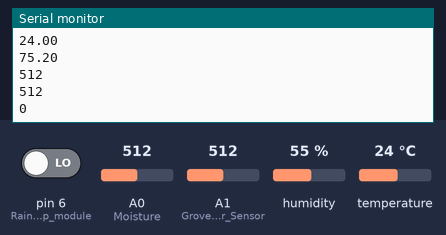
Simulated run of this sketch. Board: Arduino Uno, built with avr-gcc and run on an emulated ATmega328P. On the bench: the last lines printed to the serial monitor. The inputs (shaded band) are chosen by the test bench; at power-on: humidity 55 %, A0 (Moisture) = 512, A1 (Grove_Water_Sensor) = 512, pin 6 (Raindrop_module) LOW, temperature 24 °C.

Above: at 2.8 s.
2.9 s: humidity set to 22 %
5.6 s: A0 (Moisture) set to 716
At 7.5 s:
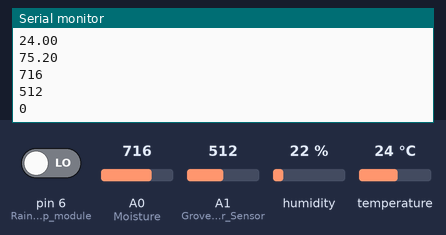
8.3 s: A1 (Grove_Water_Sensor) set to 306
At 10.8 s:
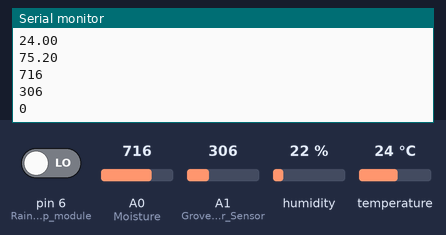
11.0 s: pin 6 (Raindrop_module) driven HIGH
At 13.4 s:
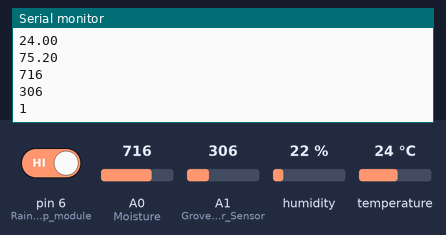
13.7 s: temperature set to 12 °C
16.4 s: A0 (Moisture) set to 992
At 18.6 s:
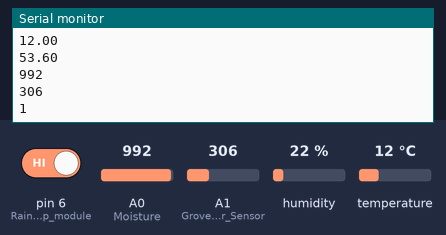
Timing chart, 0 to 20.1 s (numbered marks = the images above; inputs shaded):
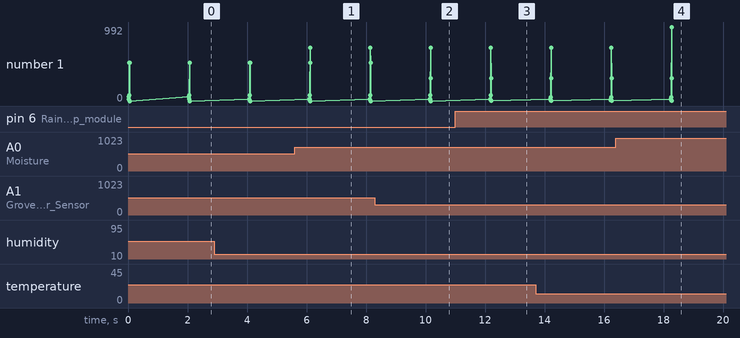

The sketch:

water.ino
```cpp
#include "DHT.h"
#define dhtPin 8      //讀取DHT11 Data
#define dhtType DHT11 //選用DHT11
#define Moisture A0   //定義AO 引腳 為土讓濕度感測器
#define Grove_Water_Sensor A1 //定義A1為水位感測器腳位
#define Raindrop_module 6 //定義A2為下雨感測器的腳為

DHT dht(dhtPin, dhtType); // Initialize DHT sensor

void setup() {
  Serial.begin(9600);//設定鮑率9600
  pinMode(Moisture, INPUT);
  pinMode(Grove_Water_Sensor, INPUT);
  pinMode(Raindrop_module, INPUT);
  dht.begin();//啟動DHT
}

void loop() {
  float h = dht.readHumidity();//讀取濕度
  float t = dht.readTemperature();//讀取攝氏溫度
  float f = dht.readTemperature(true);//讀取華氏溫度

  if (isnan(h) || isnan(t) || isnan(f)) {
    Serial.println("無法從DHT傳感器讀取！");
    return;
  }

  Serial.println(h);//濕度
  Serial.println(t);//攝氏溫度
  Serial.println(f);//華氏溫度
  Serial.println(analogRead(Moisture));//土壤濕度
  Serial.println(analogRead(Grove_Water_Sensor)); //水位感測器
  Serial.println(digitalRead(Raindrop_module)); //下雨感測器
  delay(2000);//延時5秒
}
```

Measured:
- after the input at 5.6 s, the serial monitor: prints a new line after 0.52 s (image 1)
- after the input at 8.3 s, the serial monitor: prints a new line after 1.9 s (image 2)
- after the input at 11.0 s, the serial monitor: prints a new line after 1.2 s (image 3)
- after the input at 16.4 s, the serial monitor: prints a new line after 1.9 s (image 4)
- plotted number 1: 0 → 1 after the input at 11.0 s
